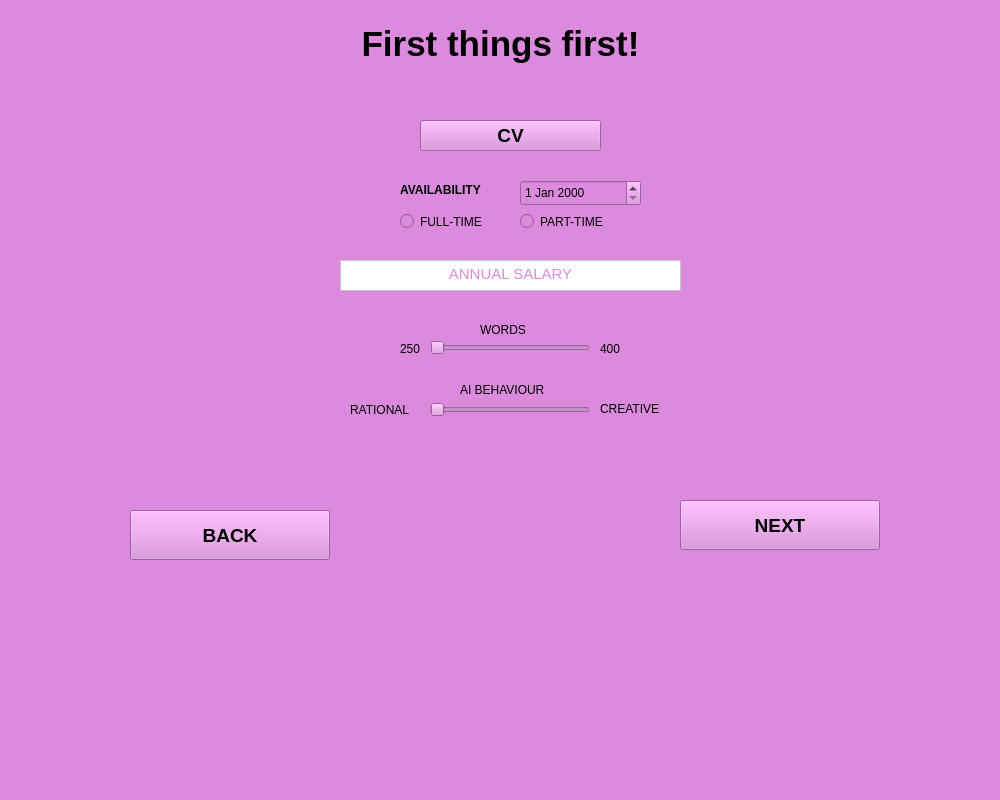
<?xml version="1.0" encoding="UTF-8"?>
<ui version="4.0">
 <class>Window_2_Input</class>
 <widget class="QMainWindow" name="Window_2_Input">
  <property name="geometry">
   <rect>
    <x>0</x>
    <y>0</y>
    <width>1000</width>
    <height>800</height>
   </rect>
  </property>
  <property name="windowTitle">
   <string>LazyApp</string>
  </property>
  <property name="styleSheet">
   <string notr="true">background-color: rgb(220, 138, 221);</string>
  </property>
  <widget class="QWidget" name="centralwidget">
   <widget class="QTextBrowser" name="firstThingsFirst_title_text">
    <property name="geometry">
     <rect>
      <x>0</x>
      <y>20</y>
      <width>1001</width>
      <height>51</height>
     </rect>
    </property>
    <property name="autoFillBackground">
     <bool>true</bool>
    </property>
    <property name="frameShape">
     <enum>QFrame::NoFrame</enum>
    </property>
    <property name="frameShadow">
     <enum>QFrame::Plain</enum>
    </property>
    <property name="lineWidth">
     <number>0</number>
    </property>
    <property name="html">
     <string>&lt;!DOCTYPE HTML PUBLIC &quot;-//W3C//DTD HTML 4.0//EN&quot; &quot;http://www.w3.org/TR/REC-html40/strict.dtd&quot;&gt;
&lt;html&gt;&lt;head&gt;&lt;meta name=&quot;qrichtext&quot; content=&quot;1&quot; /&gt;&lt;meta charset=&quot;utf-8&quot; /&gt;&lt;style type=&quot;text/css&quot;&gt;
p, li { white-space: pre-wrap; }
hr { height: 1px; border-width: 0; }
li.unchecked::marker { content: &quot;\2610&quot;; }
li.checked::marker { content: &quot;\2612&quot;; }
&lt;/style&gt;&lt;/head&gt;&lt;body style=&quot; font-family:'Ubuntu'; font-size:11pt; font-weight:400; font-style:normal;&quot;&gt;
&lt;p align=&quot;center&quot; style=&quot; margin-top:0px; margin-bottom:0px; margin-left:0px; margin-right:0px; -qt-block-indent:0; text-indent:0px;&quot;&gt;&lt;span style=&quot; font-size:26pt; font-weight:700;&quot;&gt;First things first!&lt;/span&gt;&lt;/p&gt;&lt;/body&gt;&lt;/html&gt;</string>
    </property>
   </widget>
   <widget class="QPushButton" name="cv_browseFile_button">
    <property name="geometry">
     <rect>
      <x>420</x>
      <y>120</y>
      <width>181</width>
      <height>31</height>
     </rect>
    </property>
    <property name="font">
     <font>
      <pointsize>14</pointsize>
      <bold>true</bold>
     </font>
    </property>
    <property name="text">
     <string>CV</string>
    </property>
   </widget>
   <widget class="QPushButton" name="button_next_page3">
    <property name="geometry">
     <rect>
      <x>680</x>
      <y>500</y>
      <width>200</width>
      <height>50</height>
     </rect>
    </property>
    <property name="font">
     <font>
      <pointsize>14</pointsize>
      <bold>true</bold>
     </font>
    </property>
    <property name="text">
     <string>NEXT</string>
    </property>
   </widget>
   <widget class="QPushButton" name="button_back_page1">
    <property name="geometry">
     <rect>
      <x>130</x>
      <y>510</y>
      <width>200</width>
      <height>50</height>
     </rect>
    </property>
    <property name="font">
     <font>
      <pointsize>14</pointsize>
      <bold>true</bold>
     </font>
    </property>
    <property name="text">
     <string>BACK</string>
    </property>
   </widget>
   <widget class="QDateEdit" name="button_availibility_date">
    <property name="geometry">
     <rect>
      <x>520</x>
      <y>180</y>
      <width>121</width>
      <height>26</height>
     </rect>
    </property>
   </widget>
   <widget class="QRadioButton" name="radioButton">
    <property name="geometry">
     <rect>
      <x>400</x>
      <y>210</y>
      <width>112</width>
      <height>23</height>
     </rect>
    </property>
    <property name="text">
     <string>FULL-TIME</string>
    </property>
   </widget>
   <widget class="QRadioButton" name="radioButton_2">
    <property name="geometry">
     <rect>
      <x>520</x>
      <y>210</y>
      <width>112</width>
      <height>23</height>
     </rect>
    </property>
    <property name="text">
     <string>PART-TIME</string>
    </property>
   </widget>
   <widget class="QTextEdit" name="textEdit">
    <property name="geometry">
     <rect>
      <x>340</x>
      <y>260</y>
      <width>341</width>
      <height>31</height>
     </rect>
    </property>
    <property name="styleSheet">
     <string notr="true">background-color: rgb(255, 255, 255);</string>
    </property>
    <property name="html">
     <string>&lt;!DOCTYPE HTML PUBLIC &quot;-//W3C//DTD HTML 4.0//EN&quot; &quot;http://www.w3.org/TR/REC-html40/strict.dtd&quot;&gt;
&lt;html&gt;&lt;head&gt;&lt;meta name=&quot;qrichtext&quot; content=&quot;1&quot; /&gt;&lt;meta charset=&quot;utf-8&quot; /&gt;&lt;style type=&quot;text/css&quot;&gt;
p, li { white-space: pre-wrap; }
hr { height: 1px; border-width: 0; }
li.unchecked::marker { content: &quot;\2610&quot;; }
li.checked::marker { content: &quot;\2612&quot;; }
&lt;/style&gt;&lt;/head&gt;&lt;body style=&quot; font-family:'Ubuntu'; font-size:11pt; font-weight:400; font-style:normal;&quot;&gt;
&lt;p align=&quot;center&quot; style=&quot; margin-top:0px; margin-bottom:0px; margin-left:0px; margin-right:0px; -qt-block-indent:0; text-indent:0px;&quot;&gt;&lt;span style=&quot; color:#dc8add;&quot;&gt;ANNUAL SALARY&lt;/span&gt;&lt;/p&gt;&lt;/body&gt;&lt;/html&gt;</string>
    </property>
   </widget>
   <widget class="QSlider" name="slider_wordsAmount">
    <property name="geometry">
     <rect>
      <x>430</x>
      <y>340</y>
      <width>160</width>
      <height>16</height>
     </rect>
    </property>
    <property name="orientation">
     <enum>Qt::Horizontal</enum>
    </property>
   </widget>
   <widget class="QLabel" name="label">
    <property name="geometry">
     <rect>
      <x>400</x>
      <y>340</y>
      <width>31</width>
      <height>17</height>
     </rect>
    </property>
    <property name="text">
     <string>250</string>
    </property>
   </widget>
   <widget class="QLabel" name="label_2">
    <property name="geometry">
     <rect>
      <x>600</x>
      <y>340</y>
      <width>31</width>
      <height>17</height>
     </rect>
    </property>
    <property name="text">
     <string>400</string>
    </property>
   </widget>
   <widget class="QLabel" name="label_3">
    <property name="geometry">
     <rect>
      <x>350</x>
      <y>400</y>
      <width>81</width>
      <height>20</height>
     </rect>
    </property>
    <property name="text">
     <string>RATIONAL</string>
    </property>
   </widget>
   <widget class="QLabel" name="label_4">
    <property name="geometry">
     <rect>
      <x>600</x>
      <y>400</y>
      <width>71</width>
      <height>17</height>
     </rect>
    </property>
    <property name="text">
     <string>CREATIVE</string>
    </property>
   </widget>
   <widget class="QSlider" name="slider_wordsAmount_2">
    <property name="geometry">
     <rect>
      <x>430</x>
      <y>400</y>
      <width>160</width>
      <height>20</height>
     </rect>
    </property>
    <property name="orientation">
     <enum>Qt::Horizontal</enum>
    </property>
   </widget>
   <widget class="QLabel" name="label_5">
    <property name="geometry">
     <rect>
      <x>480</x>
      <y>320</y>
      <width>61</width>
      <height>20</height>
     </rect>
    </property>
    <property name="text">
     <string>WORDS</string>
    </property>
   </widget>
   <widget class="QLabel" name="label_6">
    <property name="geometry">
     <rect>
      <x>460</x>
      <y>380</y>
      <width>101</width>
      <height>20</height>
     </rect>
    </property>
    <property name="text">
     <string>AI BEHAVIOUR</string>
    </property>
   </widget>
   <widget class="QLabel" name="label_availabilty">
    <property name="geometry">
     <rect>
      <x>400</x>
      <y>180</y>
      <width>111</width>
      <height>20</height>
     </rect>
    </property>
    <property name="font">
     <font>
      <bold>true</bold>
     </font>
    </property>
    <property name="text">
     <string>AVAILABILITY</string>
    </property>
   </widget>
  </widget>
  <widget class="QMenuBar" name="menubar">
   <property name="geometry">
    <rect>
     <x>0</x>
     <y>0</y>
     <width>1000</width>
     <height>22</height>
    </rect>
   </property>
  </widget>
  <widget class="QStatusBar" name="statusbar"/>
 </widget>
 <resources/>
 <connections/>
</ui>
